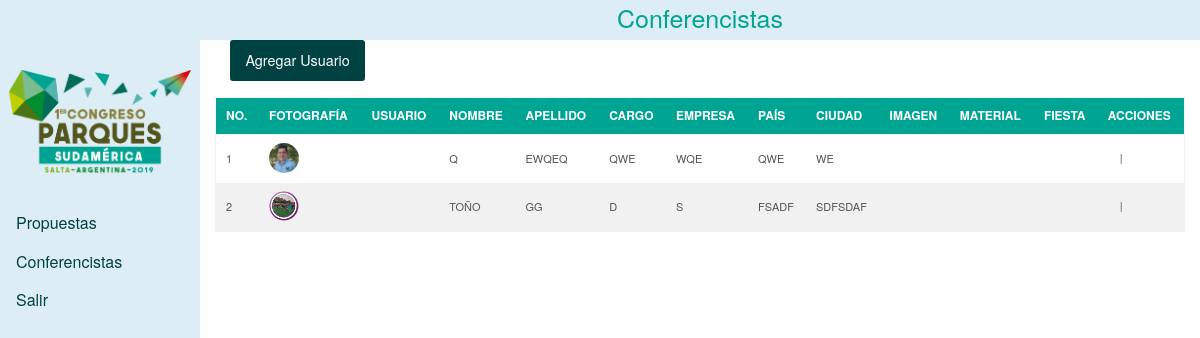
Page /cpanel/admin/conferencista.php on the committed database.
### tables this page shows
CREATE TABLE IF NOT EXISTS `conferencistas` (
  `id_conferencista` int(5) NOT NULL AUTO_INCREMENT,
  `nombre` varchar(300) NOT NULL,
  `apellidos` varchar(300) NOT NULL,
  `cargo` varchar(300) NOT NULL,
  `cargo_ing` varchar(300) NOT NULL,
  `empresa` varchar(400) NOT NULL,
  `empresa_ing` varchar(400) NOT NULL,
  `biografia` text NOT NULL,
  `biografia_ing` text NOT NULL,
  `pais` varchar(300) NOT NULL,
  `ciudad` varchar(300) NOT NULL,
  `foto` varchar(500) NOT NULL,
  `autoriza1` varchar(100) DEFAULT NULL,
  `autoriza2` varchar(100) DEFAULT NULL,
  `evento_social` varchar(100) DEFAULT NULL,
  `id_conferencia` int(5) NOT NULL,
  `id_credenciales` int(5) NOT NULL,
  PRIMARY KEY (`id_conferencista`),
  KEY `id_conferencia` (`id_conferencia`,`id_credenciales`),
  KEY `id_credenciales` (`id_credenciales`)
);

### cpanel/class/conexion.php (called while the page is built, shortened)
<?php
class Conexion{
  public function __construct() {
    $this->conexion_db = new mysqli(DB_SERVER, DB_USUARIO, DB_CONTRASENA, DB_NOMBRE);
  }
}
 ?>

### cpanel/class/classConferencistas.php (called while the page is built, shortened)
<?php
class Conferencistas extends Conexion{
  public function get_usuarios(){
      $resultado = $this->conexion_db->query("SELECT * FROM conferencistas
                                              ORDER BY id_conferencista DESC");
      $usuarios = $resultado->fetch_all(MYSQLI_ASSOC);
      return $usuarios;
  }
}
 ?>

### cpanel/admin/conferencista.php (the view, shortened to what this page needs)
<?php session_start();
$usuarios = new Conferencistas();
$array_usuarios = $usuarios->get_usuarios();
?>
<!DOCTYPE html>
<html>
  <head>
    <link rel="stylesheet" href="../css/style.css">
    <link rel="stylesheet" href="../../css/foundation/foundation.css">
    <link rel="stylesheet" href="https://cdnjs.cloudflare.com/ajax/libs/foundicons/3.0.0/foundation-icons.css">
  </head>
  <body>
    <header>
      <div class="rows">
        <div class="column medium-10 medium-offset-2 text-center">
          <h4>Conferencistas</h4>
        </div>
      </div>
    </header>
    <main class="row expanded">
      <div class="medium-2">
        <?php include("inc/menu.php") ?>
      </div>
      <section class="column medium-10">
          <div class="row">
            <div class="column medium-12">
              <button type="button" name="button" id="agregar" class="button">
                <i class="fi-plus"></i> Agregar Usuario
              </button>
            </div>
          </div>
        <div class="row column medium-12">
          <?php
            echo "<table class='tablaResultados'>
                    <thead>
                      <tr>
                        <th>NO.</th>
                        <th>Fotografía</th>
                        <th>Usuario</th>
                        <th>Nombre</th>
                        <th>Apellido</th>
                        <th>Cargo</th>
                        <th>Empresa</th>
                        <th>País</th>
                        <th>Ciudad</th>
                        <th>Imagen</th>
                        <th>Material</th>
                        <th>Fiesta</th>
                        <th>Acciones</th>
                      </tr>
                    </thead>
                    <tbody>";
                    $num = 0;
                      foreach ($array_usuarios as $elemento) {
                        $num++;
                        echo "<tr>";
                        echo "<td>".$num ."</td>";
                        echo"<td><img src='../../registros/upload/".$elemento['foto']."'></td>";
                        echo "<td></td>";
                        echo "<td>" . $elemento['nombre'] . "</td>";
                        echo "<td>" . $elemento['apellidos'] . "</td>";
                        echo "<td>" . $elemento['cargo'] . "</td>";
                        echo "<td>" . $elemento['empresa'] . "</td>";
                        echo "<td>" . $elemento['pais'] . "</td>";
                        echo "<td>" . $elemento['ciudad'] . "</td>";
                        echo "<td>".$tipoFirma = $usuarios->firma($elemento['autoriza1'])."</td>";
                        echo "<td>".$tipoFirma = $usuarios->firma($elemento['autoriza2'])."</td>";
                        echo "<td>".$tipoFirma = $usuarios->firma($elemento['evento_social'])."</td>";
                        echo "<td class='acciones'><a href='editarConferencista.php?id=".$elemento['id_conferencista']."' title='Editar'><i class='fi-pencil'></i></a> | ";
                        echo "<a href='eliminarConferencista.php?id=".$elemento['id_conferencista']."' title='Eliminar' class='eliminar'> <i class='fi-x'></i> </a></td>";
                        echo "</tr>";
                        }
                        echo "</tbody>
                      </table>";
             ?>
        </div>
    </main>
  </body>
</html>

### cpanel/css/style.css (style rules this page uses)
header { background: #DCEDF6; height: 5vh; color: #00A493; }
main { color: #545454; }
.tablaResultados { text-transform: uppercase; font-size: 11px; }
.tablaResultados thead { background-color: #00A493; color: white; font-size: 12px; }
.tablaResultados img { height: 30px; border-radius: 50%; }

### rows in the picture
conferencistas: foto (picture), nombre "Q", apellidos "EWQEQ", cargo "QWE", empresa "WQE", pais "QWE", ciudad "WE"
conferencistas: foto (picture), nombre "TOÑO", apellidos "GG", cargo "D", empresa "S", pais "FSADF", ciudad "SDFSDAF"
